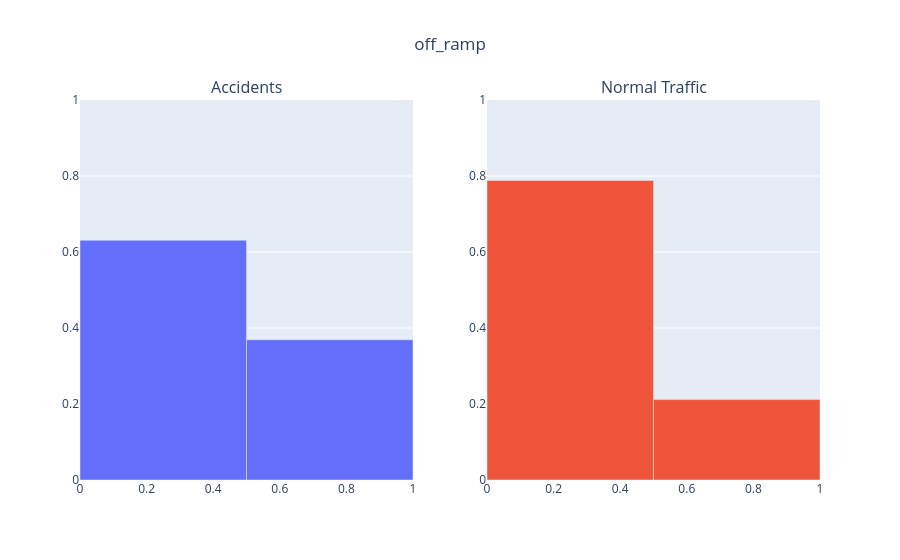
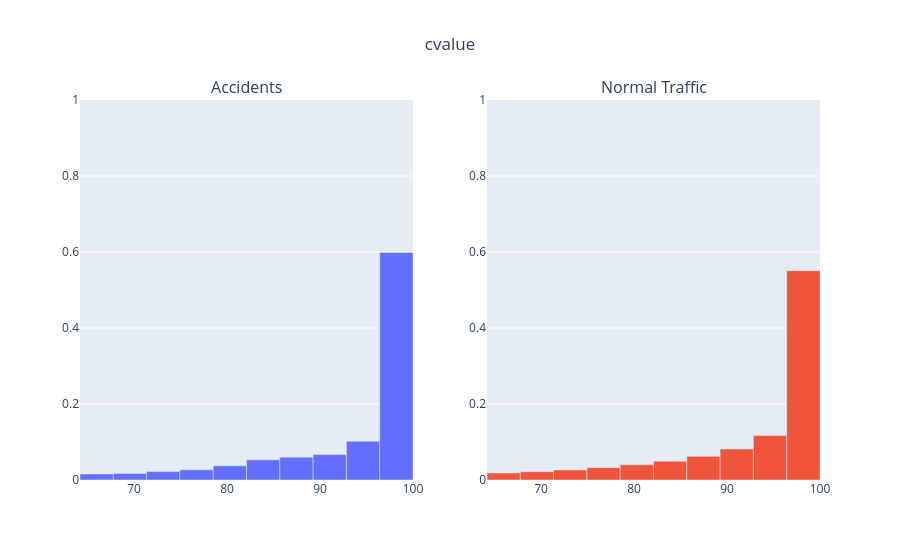
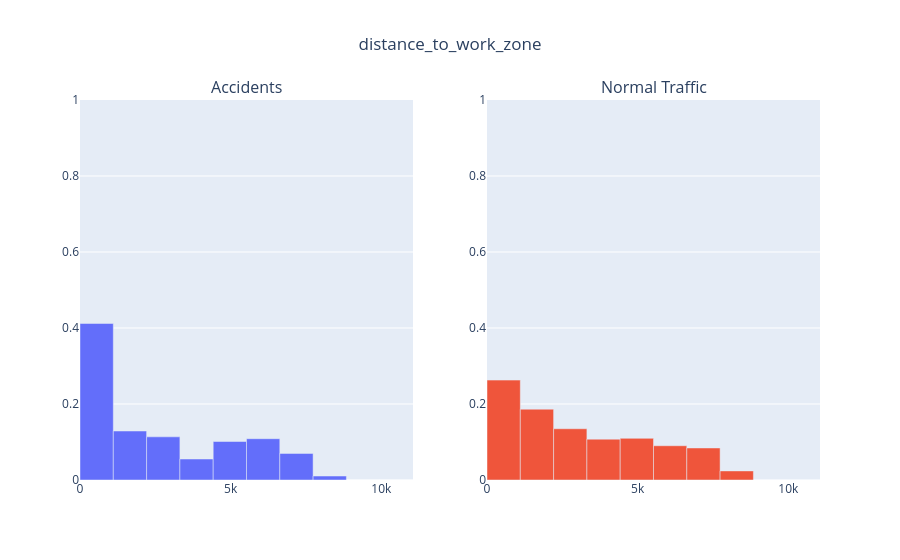

These figures' notebook cell, in order:
### Code cell
import numpy as np
import pandas as pd
import plotly.graph_objects as go
from plotly.subplots import make_subplots

for column in columns:
    av = accidents[column].dropna()
    nv = data[column].dropna()
    if av.empty or nv.empty:
        continue

    fig = make_subplots(rows=1, cols=2, subplot_titles=("Accidents", "Normal Traffic"))

    is_text = pd.api.types.is_string_dtype(av.dtype) or pd.api.types.is_object_dtype(av.dtype)

    if is_text:
        categories = sorted(set(av.astype(str)) | set(nv.astype(str)))
        ac = av.astype(str).value_counts().reindex(categories, fill_value=0)
        nc = nv.astype(str).value_counts().reindex(categories, fill_value=0)
        ap, npv = ac / ac.sum(), nc / nc.sum()
        fig.add_bar(x=categories, y=ap, hovertemplate="%{x}<br>Probability: %{y:.3f}<extra></extra>", row=1, col=1)
        fig.add_bar(x=categories, y=npv, hovertemplate="%{x}<br>Probability: %{y:.3f}<extra></extra>", row=1, col=2)
    else:
        av = pd.to_numeric(av, errors="coerce").dropna()
        nv = pd.to_numeric(nv, errors="coerce").dropna()

        def filtered(values):
            q1, q3 = values.quantile([.25, .75])
            iqr = q3 - q1
            kept = values[(values >= q1 - 1.5 * iqr) & (values <= q3 + 1.5 * iqr)]
            return kept if kept.nunique() > 10 else values

        av, nv = filtered(av), filtered(nv)
        if av.empty or nv.empty:
            continue

        combined = pd.concat([av, nv])
        edges = np.histogram_bin_edges(combined, bins=min(combined.nunique(), 10))
        ac, _ = np.histogram(av, bins=edges)
        nc, _ = np.histogram(nv, bins=edges)
        ap, npv = ac / ac.sum(), nc / nc.sum()
        centers = (edges[:-1] + edges[1:]) / 2
        width = edges[1] - edges[0]
        ranges = list(zip(edges[:-1], edges[1:]))

        fig.add_bar(x=centers, y=ap, width=width, customdata=ranges,
                    hovertemplate="Range: %{customdata[0]}–%{customdata[1]}<br>Probability: %{y:.3f}<extra></extra>",
                    row=1, col=1)
        fig.add_bar(x=centers, y=npv, width=width, customdata=ranges,
                    hovertemplate="Range: %{customdata[0]}–%{customdata[1]}<br>Probability: %{y:.3f}<extra></extra>",
                    row=1, col=2)

    fig.update_layout(title=f"{column}", title_x=.5, showlegend=False,
                      yaxis=dict(range=[0, 1]), yaxis2=dict(range=[0, 1]))
    fig.show()

### Figure 1 — Plotly figure (JSON) as saved in the notebook; plotly's stock layout.template omitted (floating-point values rounded to 4 significant figures)
{"data": [{"customdata": [[0.0, 0.5], [0.5, 1.0]], "hovertemplate": "Range: %{customdata[0]}–%{customdata[1]}<br>Probability: %{y:.3f}<extra></extra>", "width": 0.5, "x": [0.25, 0.75], "y": [0.631, 0.369], "type": "bar", "xaxis": "x", "yaxis": "y"}, {"customdata": [[0.0, 0.5], [0.5, 1.0]], "hovertemplate": "Range: %{customdata[0]}–%{customdata[1]}<br>Probability: %{y:.3f}<extra></extra>", "width": 0.5, "x": [0.25, 0.75], "y": [0.7884, 0.2116], "type": "bar", "xaxis": "x2", "yaxis": "y2"}], "layout": {"xaxis": {"anchor": "y", "domain": [0.0, 0.45]}, "yaxis": {"anchor": "x", "domain": [0.0, 1.0], "range": [0, 1]}, "xaxis2": {"anchor": "y2", "domain": [0.55, 1.0]}, "yaxis2": {"anchor": "x2", "domain": [0.0, 1.0], "range": [0, 1]}, "annotations": [{"font": {"size": 16}, "showarrow": false, "text": "Accidents", "x": 0.225, "xanchor": "center", "xref": "paper", "y": 1.0, "yanchor": "bottom", "yref": "paper"}, {"font": {"size": 16}, "showarrow": false, "text": "Normal Traffic", "x": 0.775, "xanchor": "center", "xref": "paper", "y": 1.0, "yanchor": "bottom", "yref": "paper"}], "title": {"text": "off_ramp", "x": 0.5}, "showlegend": false}}

### Figure 2 — Plotly figure (JSON) as saved in the notebook; plotly's stock layout.template omitted (floating-point values rounded to 4 significant figures)
{"data": [{"customdata": [[64.18, 67.76], [67.76, 71.34], [71.34, 74.93], [74.93, 78.51], [78.51, 82.09], [82.09, 85.67], [85.67, 89.25], [89.25, 92.84], [92.84, 96.42], [96.42, 100.0]], "hovertemplate": "Range: %{customdata[0]}–%{customdata[1]}<br>Probability: %{y:.3f}<extra></extra>", "width": 3.582, "x": [65.97, 69.55, 73.14, 76.72, 80.3, 83.88, 87.46, 91.05, 94.63, 98.21], "y": [0.01586, 0.01724, 0.02207, 0.0269, 0.03724, 0.0531, 0.06, 0.0669, 0.1021, 0.5986], "type": "bar", "xaxis": "x", "yaxis": "y"}, {"customdata": [[64.18, 67.76], [67.76, 71.34], [71.34, 74.93], [74.93, 78.51], [78.51, 82.09], [82.09, 85.67], [85.67, 89.25], [89.25, 92.84], [92.84, 96.42], [96.42, 100.0]], "hovertemplate": "Range: %{customdata[0]}–%{customdata[1]}<br>Probability: %{y:.3f}<extra></extra>", "width": 3.582, "x": [65.97, 69.55, 73.14, 76.72, 80.3, 83.88, 87.46, 91.05, 94.63, 98.21], "y": [0.01829, 0.02193, 0.02631, 0.03246, 0.03987, 0.0495, 0.06222, 0.08165, 0.1169, 0.5509], "type": "bar", "xaxis": "x2", "yaxis": "y2"}], "layout": {"xaxis": {"anchor": "y", "domain": [0.0, 0.45]}, "yaxis": {"anchor": "x", "domain": [0.0, 1.0], "range": [0, 1]}, "xaxis2": {"anchor": "y2", "domain": [0.55, 1.0]}, "yaxis2": {"anchor": "x2", "domain": [0.0, 1.0], "range": [0, 1]}, "annotations": [{"font": {"size": 16}, "showarrow": false, "text": "Accidents", "x": 0.225, "xanchor": "center", "xref": "paper", "y": 1.0, "yanchor": "bottom", "yref": "paper"}, {"font": {"size": 16}, "showarrow": false, "text": "Normal Traffic", "x": 0.775, "xanchor": "center", "xref": "paper", "y": 1.0, "yanchor": "bottom", "yref": "paper"}], "title": {"text": "cvalue", "x": 0.5}, "showlegend": false}}

### Figure 3 — Plotly figure (JSON) as saved in the notebook; plotly's stock layout.template omitted (floating-point values rounded to 4 significant figures)
{"data": [{"customdata": [[0.1411, 1105.0], [1105.0, 2210.0], [2210.0, 3315.0], [3315.0, 4420.0], [4420.0, 5525.0], [5525.0, 6630.0], [6630.0, 7734.0], [7734.0, 8839.0], [8839.0, 9944.0], [9944.0, 11050.0]], "hovertemplate": "Range: %{customdata[0]}–%{customdata[1]}<br>Probability: %{y:.3f}<extra></extra>", "width": 1105.0, "x": [552.6, 1657.0, 2762.0, 3867.0, 4972.0, 6077.0, 7182.0, 8287.0, 9392.0, 10500.0], "y": [0.4119, 0.1289, 0.1136, 0.05525, 0.1013, 0.1087, 0.06998, 0.01044, 0.0, 0.0], "type": "bar", "xaxis": "x", "yaxis": "y"}, {"customdata": [[0.1411, 1105.0], [1105.0, 2210.0], [2210.0, 3315.0], [3315.0, 4420.0], [4420.0, 5525.0], [5525.0, 6630.0], [6630.0, 7734.0], [7734.0, 8839.0], [8839.0, 9944.0], [9944.0, 11050.0]], "hovertemplate": "Range: %{customdata[0]}–%{customdata[1]}<br>Probability: %{y:.3f}<extra></extra>", "width": 1105.0, "x": [552.6, 1657.0, 2762.0, 3867.0, 4972.0, 6077.0, 7182.0, 8287.0, 9392.0, 10500.0], "y": [0.2629, 0.1864, 0.1348, 0.1075, 0.1097, 0.09016, 0.08432, 0.02393, 0.0001629, 0.0001819], "type": "bar", "xaxis": "x2", "yaxis": "y2"}], "layout": {"xaxis": {"anchor": "y", "domain": [0.0, 0.45]}, "yaxis": {"anchor": "x", "domain": [0.0, 1.0], "range": [0, 1]}, "xaxis2": {"anchor": "y2", "domain": [0.55, 1.0]}, "yaxis2": {"anchor": "x2", "domain": [0.0, 1.0], "range": [0, 1]}, "annotations": [{"font": {"size": 16}, "showarrow": false, "text": "Accidents", "x": 0.225, "xanchor": "center", "xref": "paper", "y": 1.0, "yanchor": "bottom", "yref": "paper"}, {"font": {"size": 16}, "showarrow": false, "text": "Normal Traffic", "x": 0.775, "xanchor": "center", "xref": "paper", "y": 1.0, "yanchor": "bottom", "yref": "paper"}], "title": {"text": "distance_to_work_zone", "x": 0.5}, "showlegend": false}}
